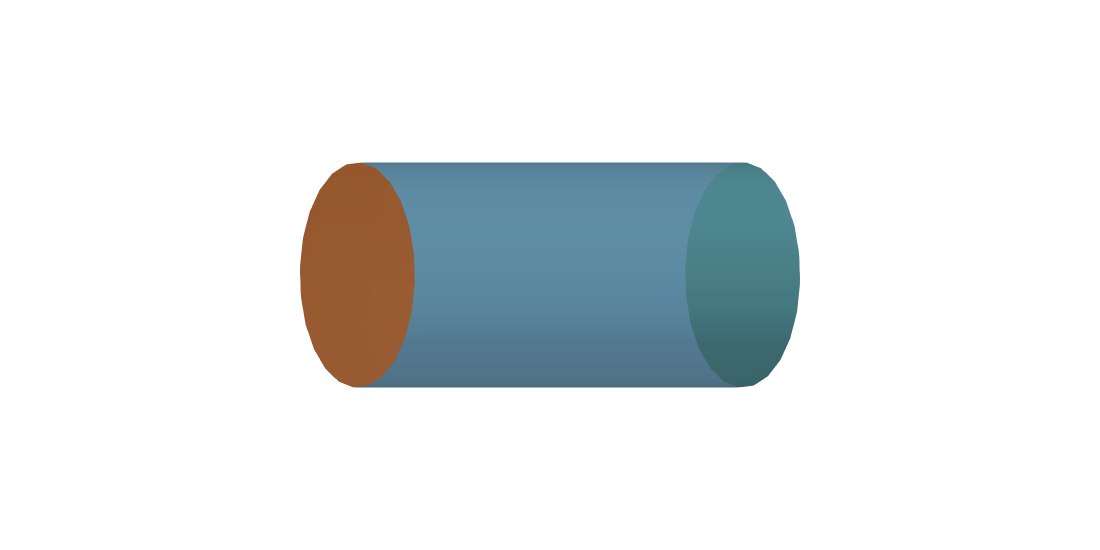
#> input picture 04可复现材料包/results/document-figures/word-report/model-domain-paraview-raw.png, 2200 x 1100 px (shown at 1/2 size)
$ python compose_model_figures.py
#> lines starting #> are read from the running program, lines starting #| are printed output that depends on the picture; after the words box and inside, x2 and y2 are one past the last pixel; in counts of white or black regions, pixels touching at a corner belong together
"""Compose annotated scientific figures from the unmodified ParaView render.

First run export_paraview_model.py with pvpython. Then run this script with
Python and the project's numpy/matplotlib dependencies. Only white margins are
cropped; the model's geometry and mesh are unchanged.
"""
from pathlib import Path
import numpy as np
import matplotlib
matplotlib.use('Agg')
import matplotlib.pyplot as plt
from matplotlib.patches import Ellipse

ROOT=Path(__file__).resolve().parents[1]
OUT=ROOT/'results/document-figures/word-report'
plt.rcParams.update({'font.family':['Times New Roman','SimSun','DejaVu Serif'],
                     'axes.unicode_minus':False,'font.size':13})
BLUE='#286781';ORANGE='#A96231';GREEN='#31755D';GRAY='#4B555F'
raw=plt.imread(OUT/'model-domain-paraview-raw.png')
#> raw is the input picture: shape (1100, 2200, 3) float32; mean R, G, B 0.893, 0.909, 0.913
mask=raw[:,:,:3].min(axis=2)<.94
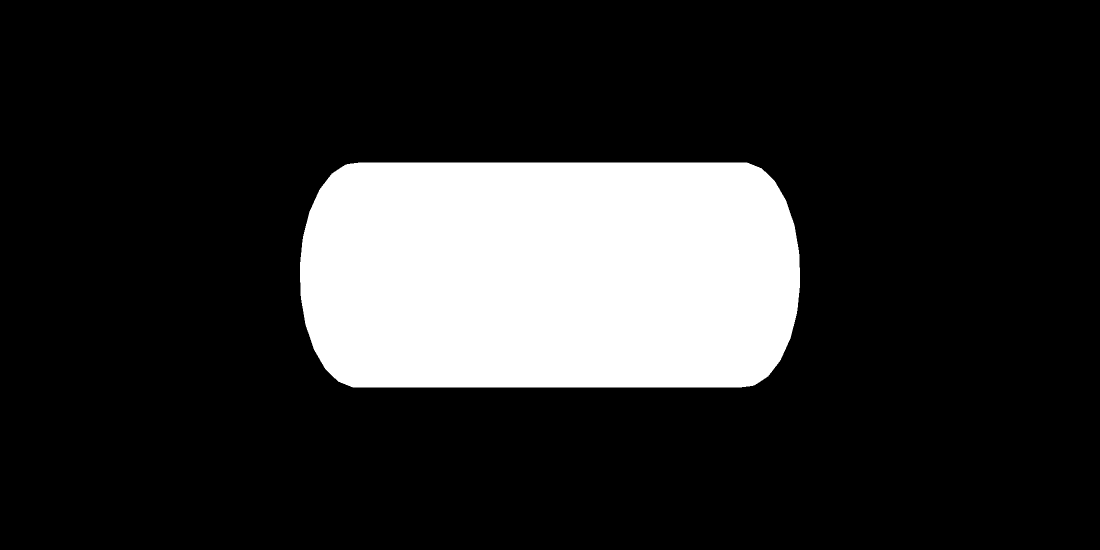
#> mask: shape (1100, 2200) bool (shown at 1/2 size); 17.7% white; 1 white region, box (x1, y1, x2, y2) and area: (600, 325, 1600, 775) 427838
yy,xx=np.where(mask)
raw=raw[max(0,yy.min()-8):yy.max()+9,max(0,xx.min()-8):xx.max()+9]
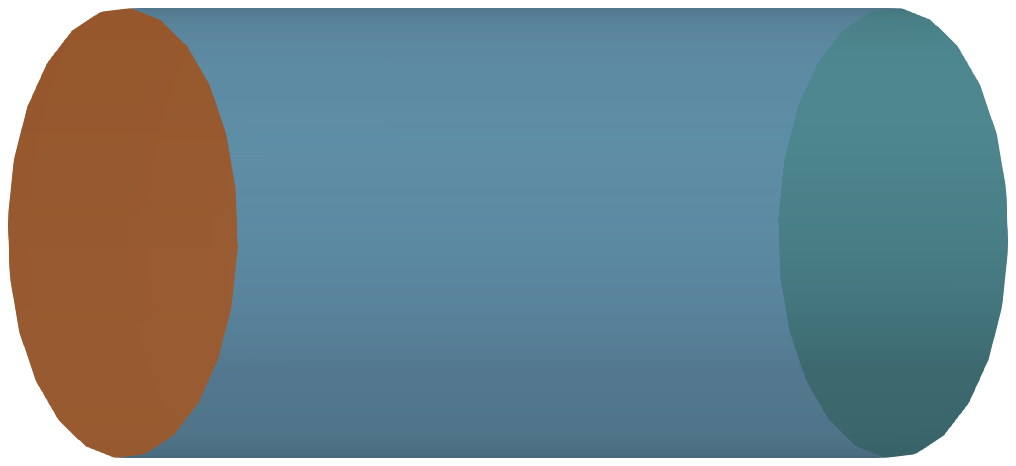
#> raw: shape (466, 1016, 3) float32; mean R, G, B 0.441, 0.529, 0.557

def canvas(w=11,h=5.5):
    fig,ax=plt.subplots(figsize=(w,h))
    fig.subplots_adjust(0,0,1,1);ax.set_xlim(0,w);ax.set_ylim(0,h);ax.axis('off')
    return fig,ax

def dim(ax,a,b,y,label,color=GRAY):
#> called with a = 2.74, b = 8.02, y = 0.85, label = '轴向长度 20 mm', color = '#4B555F'
    ax.annotate('',xy=(b,y),xytext=(a,y),arrowprops=dict(arrowstyle='<->',color=color,lw=1))
    ax.text((a+b)/2,y+.13,label,ha='center',va='bottom',color=color,fontsize=13)
    for x in [a,b]:ax.plot([x,x],[y-.12,y+.42],lw=.8,color=color)

def leader(ax,text,xy,xytext,color):
    ax.annotate(text,xy=xy,xytext=xytext,ha='center',va='bottom',fontsize=14,
                color=color,linespacing=1.6,arrowprops=dict(arrowstyle='-',color=color,lw=1.1,connectionstyle='angle,angleA=90,angleB=0,rad=0'))

fig,ax=canvas()
ax.imshow(raw,extent=[2.0,8.7,1.45,4.45],aspect='auto',zorder=1)
leader(ax,'耦合入口\n速度、温度与相分数',xy=(2.74,3.54),xytext=(1.65,4.68),color=ORANGE)
leader(ax,'刚性管壁\n无滑移条件',xy=(5.6,4.18),xytext=(5.5,4.68),color=BLUE)
leader(ax,'远端出口\n表压 0 Pa',xy=(8.02,3.54),xytext=(8.55,4.68),color=GREEN)
ax.text(5.4,3.1,'三维圆管流体域',ha='center',color='white',fontsize=17)
ax.annotate('',xy=(6.7,2.7),xytext=(4.1,2.7),arrowprops=dict(arrowstyle='->',lw=1.8,color='white'))
ax.text(5.4,2.37,'流动方向',ha='center',color='white',fontsize=12)
dim(ax,2.74,8.02,.85,'轴向长度 20 mm')
ax.annotate('',xy=(9.2,4.4),xytext=(9.2,1.5),arrowprops=dict(arrowstyle='<->',lw=1,color=GRAY))
ax.text(9.38,2.95,'面积等效\n直径 10 mm',ha='left',va='center',color=GRAY,fontsize=13,linespacing=1.7)
ax.text(5.4,.22,'计算域位置：轴向 20–40 mm',ha='center',color=GRAY,fontsize=12)
fig.savefig(OUT/'model-domain-paraview.png',dpi=260);plt.close(fig)
#> after `fig.savefig(OUT / 'model-domain-paraview.png', dpi=260)`:
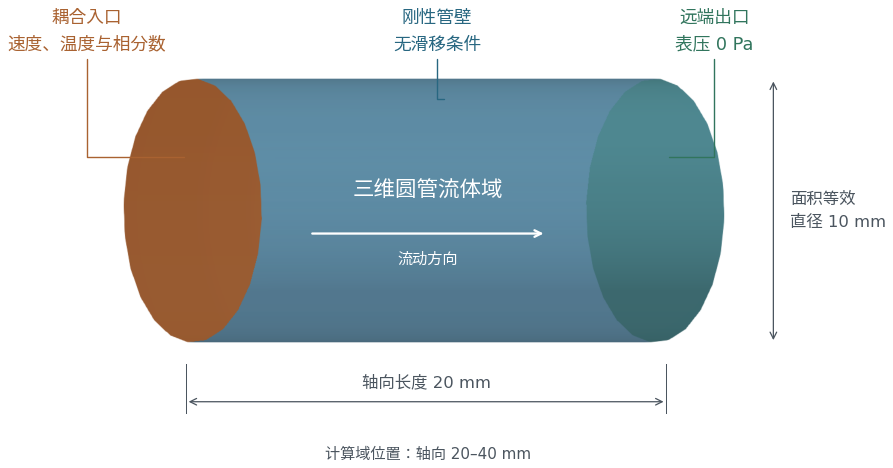
#> figure drawn by matplotlib, 1 panel

fig,ax=canvas(11,4.4)
# One-dimensional equivalent is drawn as a centerline. The 3D portion uses
# the same ParaView screenshot as the detailed geometry figure.
ax.plot([.9,5.0],[2.30,2.30],color=ORANGE,lw=3,zorder=3)
ax.scatter([.9],[2.30],s=40,color=ORANGE,zorder=4)
ax.imshow(raw,extent=[4.4,9.8,1.08,3.5],aspect='auto',zorder=1)
ax.plot([5.0,5.0],[.95,3.7],ls=(0,(4,3)),color=ORANGE,lw=1.2,zorder=4)
ax.text(2.7,3.76,'一维等效管段',ha='center',color=ORANGE,fontsize=17)
ax.text(7.5,3.76,'三维圆管流体域',ha='center',color=BLUE,fontsize=17)
ax.text(2.7,2.72,'截面平均流量与混合状态',ha='center',color=GRAY,fontsize=12)
ax.annotate('',xy=(3.8,2.30),xytext=(2,2.30),arrowprops=dict(arrowstyle='->',lw=2,color=ORANGE))
ax.text(.9,1.7,'上游供压',ha='center',color=GRAY,fontsize=12)
ax.text(5,.63,'耦合截面',ha='center',color=ORANGE,fontsize=12)
dim(ax,.9,5,.3,'20 mm')
dim(ax,5,9.2,.3,'20 mm')
ax.text(7.3,2.33,'局部速度、压力与标量分布',ha='center',color='white',fontsize=12)
fig.savefig(OUT/'model-geometry.png',dpi=260);plt.close(fig)
#> after `fig.savefig(OUT / 'model-geometry.png', dpi=260)`:
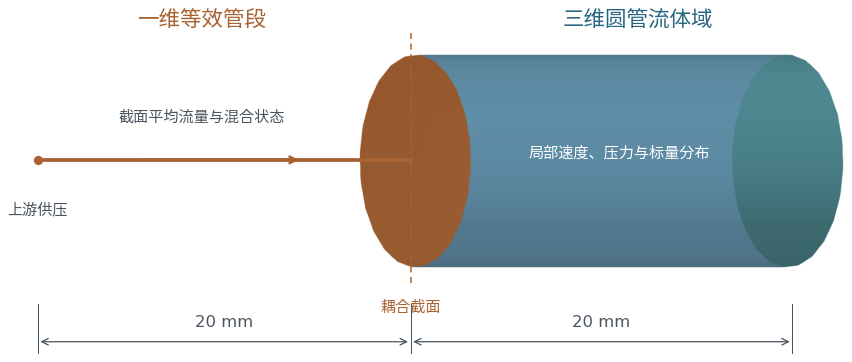
#> figure drawn by matplotlib, 1 panel
print('Composed geometry and partition figures')

$ run again, with 04可复现材料包/results/document-figures/word-report/coupling-execution-flow.png copied over 04可复现材料包/results/document-figures/word-report/model-domain-paraview-raw.png
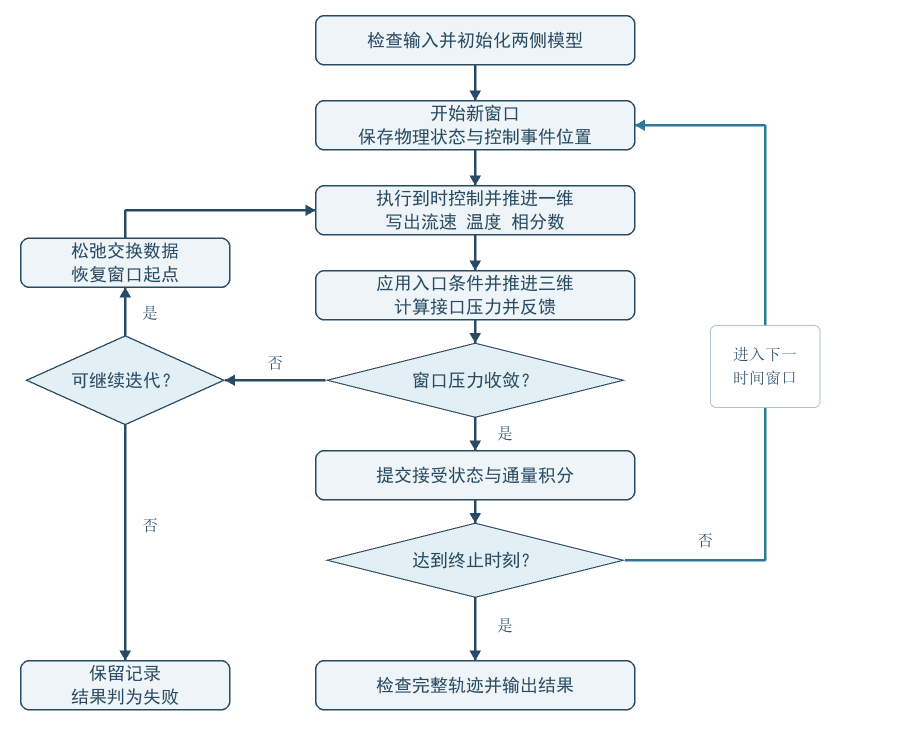
#> input picture 04可复现材料包/results/document-figures/word-report/coupling-execution-flow.png, 1800 x 1500 px (shown at 1/2 size)
#> raw is the input picture: shape (1500, 1800, 3) float32; mean R, G, B 0.953, 0.962, 0.973
#> `mask=raw[:,:,:3].min(axis=2)<.94`:
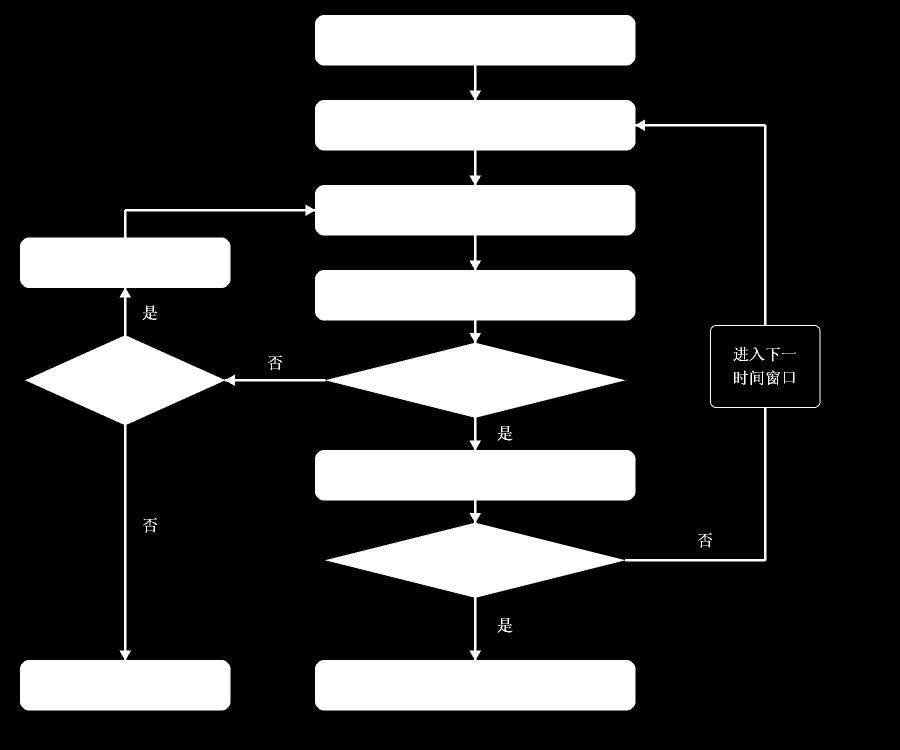
#> mask: shape (1500, 1800) bool (shown at 1/2 size); 22.9% white; 23 white regions (3 under 20 px), largest, box (x1, y1, x2, y2) and area: (40, 30, 1641, 1421) 615483, (1533, 741, 1560, 770) 307, (1467, 694, 1497, 722) 263
#> raw: shape (1407, 1617, 3) float32
#> `fig.savefig(OUT / 'model-geometry.png', dpi=260)`:
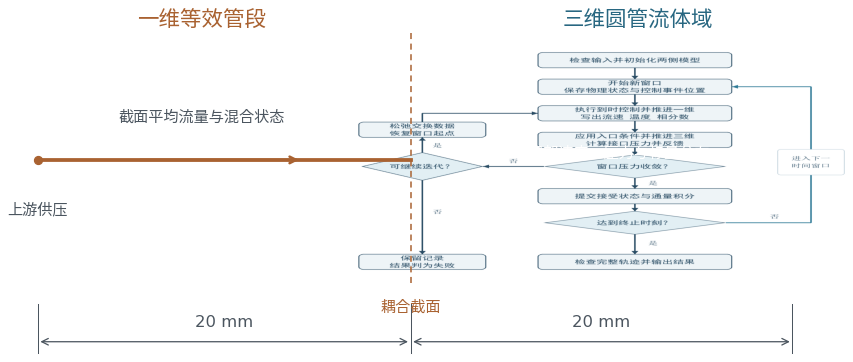
#> figure drawn by matplotlib, 1 panel

$ run again, with 04可复现材料包/results/document-figures/word-report/model-mesh-paraview.png copied over 04可复现材料包/results/document-figures/word-report/model-domain-paraview-raw.png
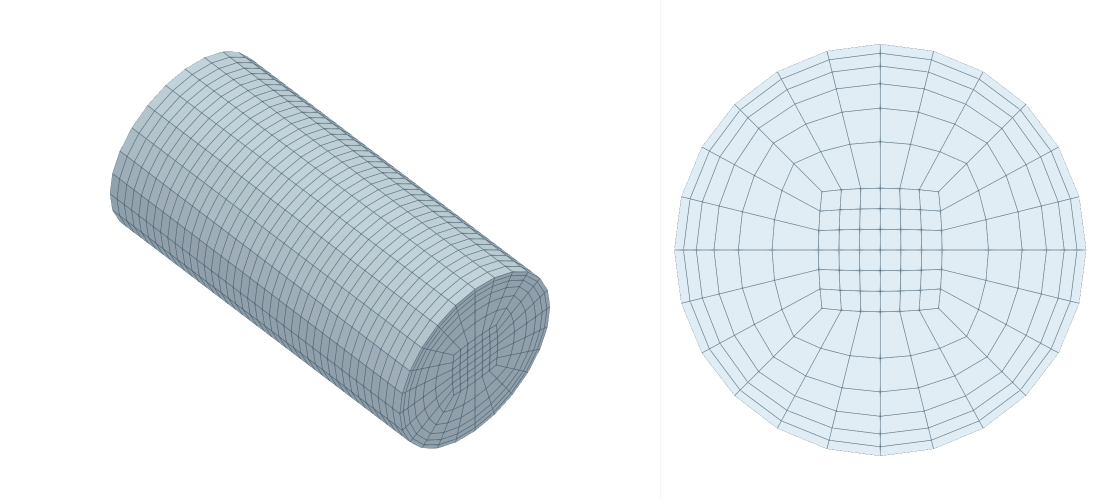
#> input picture 04可复现材料包/results/document-figures/word-report/model-mesh-paraview.png, 2200 x 1000 px (shown at 1/2 size)
#> raw is the input picture: shape (1000, 2200, 3) float32; mean R, G, B 0.902, 0.92, 0.94
#> `mask=raw[:,:,:3].min(axis=2)<.94`:
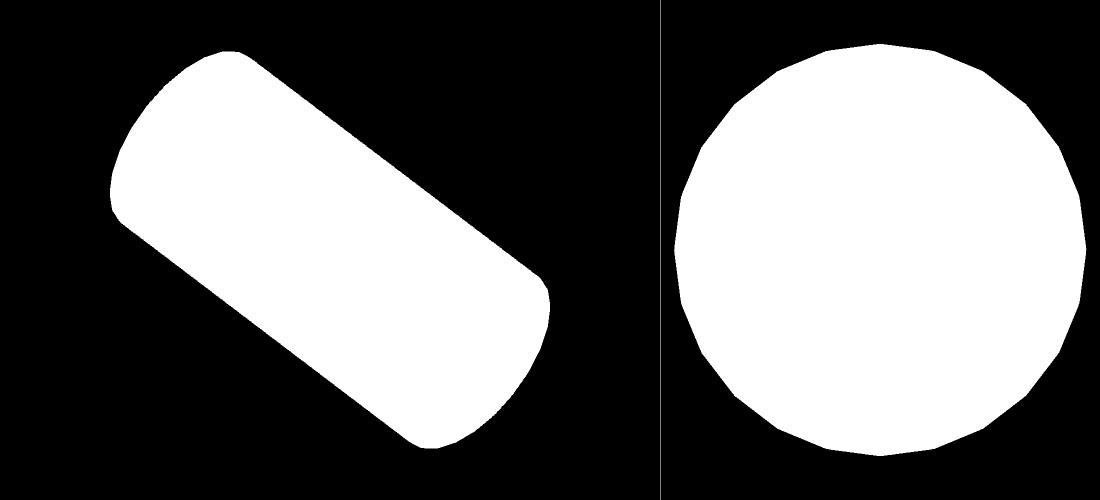
#> mask: shape (1000, 2200) bool (shown at 1/2 size); 41% white; 3 white regions, box (x1, y1, x2, y2) and area: (1348, 88, 2173, 912) 528362, (220, 103, 1100, 897) 372166, (1320, 0, 1321, 1000) 1000
#> raw: shape (1000, 1969, 3) float32
#> `fig.savefig(OUT / 'model-geometry.png', dpi=260)`:
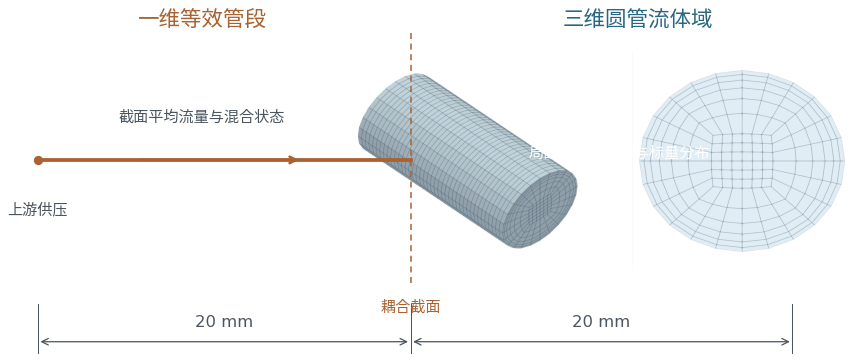
#> figure drawn by matplotlib, 1 panel
